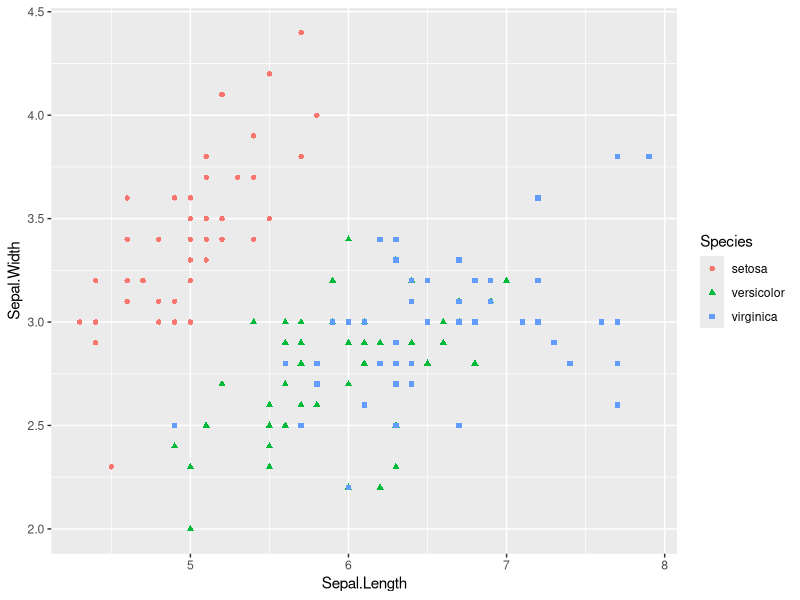
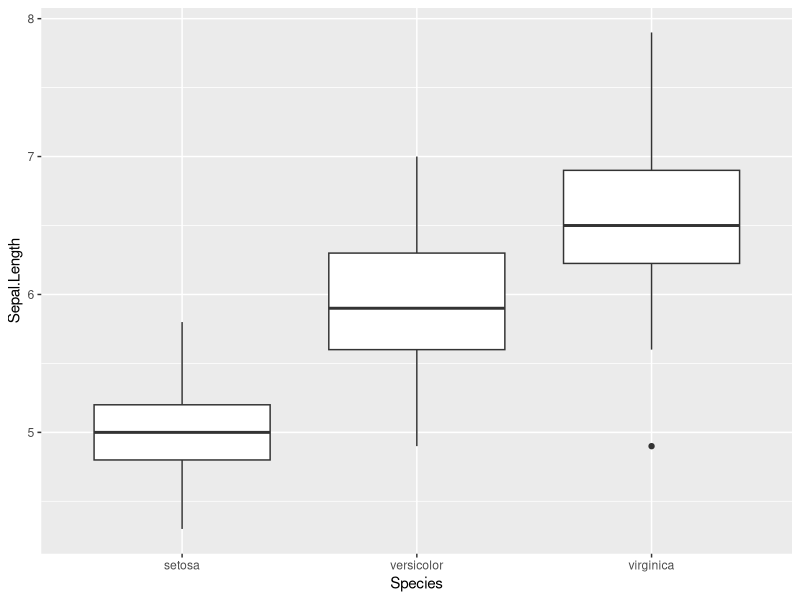
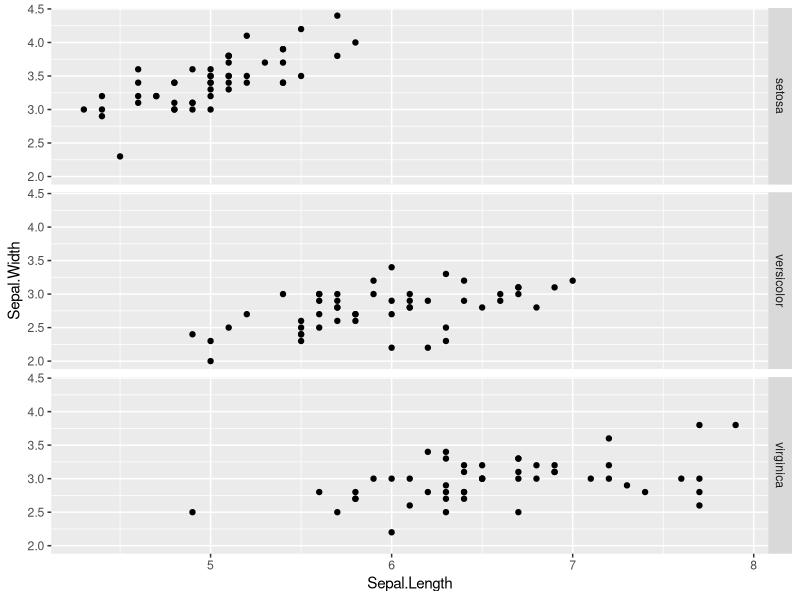

These figures' R source, in order:
library(ggplot2)
library(dplyr)
glimpse(iris)

x <- iris

iris %>%
  ggplot(aes(Sepal.Length, Sepal.Width))+
  geom_point(aes(color = Species, shape = Species))

iris %>%
  ggplot(aes(Species, Sepal.Length))+
  geom_boxplot()

iris %>%
  ggplot(aes(Sepal.Length, Sepal.Width))+
  geom_point()+
  facet_grid(Species~.)
